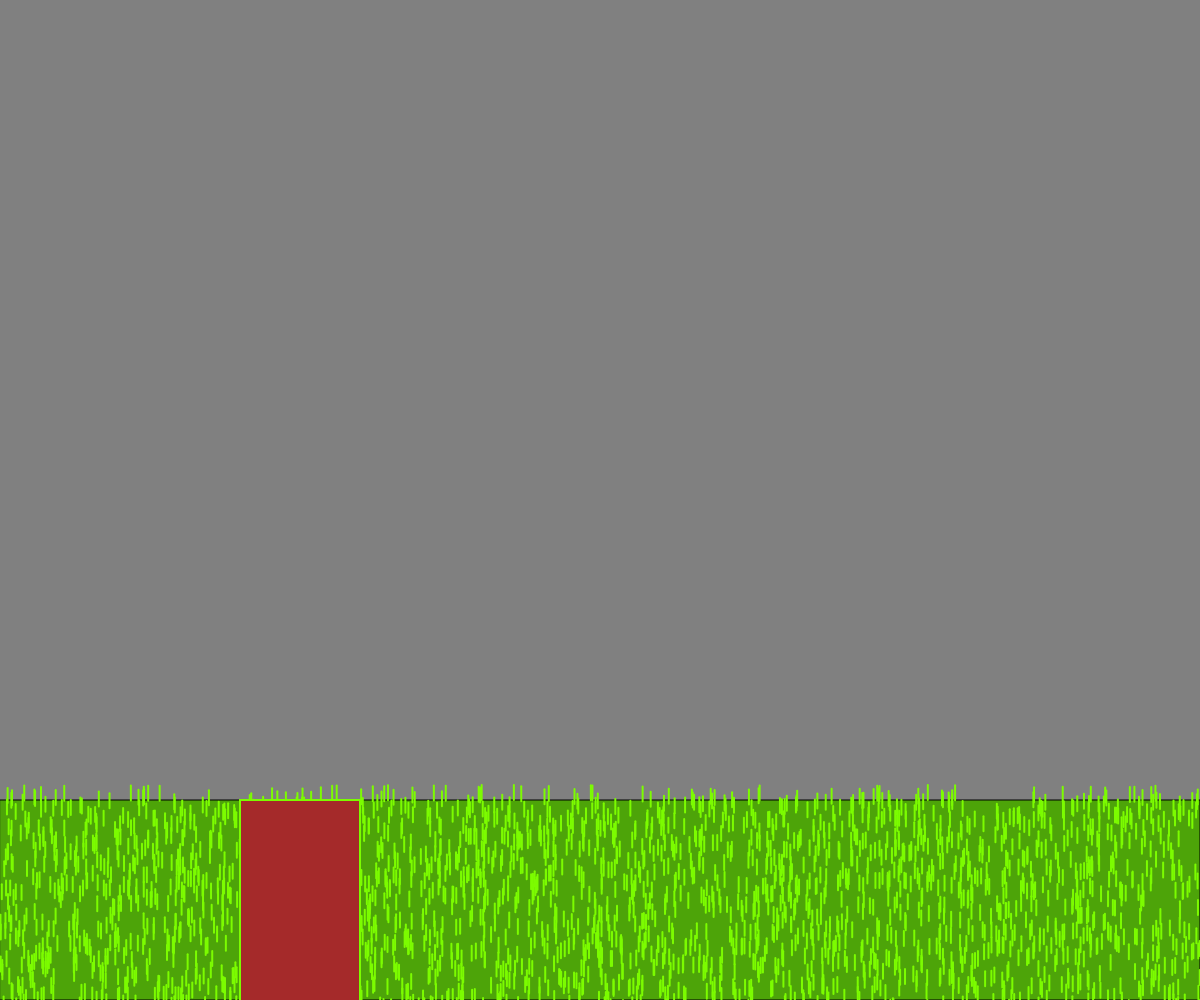
Frame 1 (no input)
Frame 60 (no input): identical to frame 1, image omitted
Frame 120 (the mouse pressed at the canvas centre since frame 60): identical to frame 1, image omitted

The p5.js sketch that drew this single still picture (run headless with seeded random() and noise() and a simulated clock; from frame 60 on, the mouse is pressed at the canvas centre):

// p5.js sketch
// ── sketch.js
// Interactive Scene
// Troy Honeywill
// 09/16/2025
//
// Extra for Experts:
// Interactive scene with mutiple scenes and inputs.
let charX 
let CharY
let sceneHeight
function setup() {
  createCanvas(windowWidth, windowHeight);
  drawScene();
}

function draw() {

  // drawCharacter();

}

// function drawCharacter(){ //draws the alian and ship with variations
// charX = width/2
// charY = height/2
// let size = 70;
// let shift = size /2;
// let leg = size*0.08
// let x = width/2
// let y = height/2
// strokeWeight(0);
// fill("#AAFFAA");
// rect(x - shift, y - shift, size, size,size,size,0,0);
// rect(x-shift, y + shift, leg *0.8,size*0.2);
// rect(x+ shift -(leg*0.8), y + shift, leg*0.8,size*0.2);
// strokeWeight(size*0.025);
// line(x - (shift/2.5), y + (shift/2.5),x + (shift/2.5),y + (shift/2.5));
// strokeWeight(0);
// fill("black");
// circle(x- (leg*3.5), y - (shift/30) ,leg);
// circle(x+ (leg*3.5), y - (shift/30) ,leg);
// }

function drawScene(){ //Draws the first scene
  background("grey");
sceneHeight = height;
drawGrass();
drawTrees();
}

function drawGrass(){ //Makes the grass base to the scene
let base = sceneHeight *0.8;
let grassX;
let grassY;
fill("#4DA409"); 
rect(0,base,width,height-base);;
stroke("#7CFC00");
strokeWeight(2);
for(let loop = 0; loop <= 2500; loop++){
  grassX = random(0,width);
  grassY = random(base-15,height);
  line(grassX,grassY,grassX,grassY+15);
}
}

function drawTrees(){
  let base = sceneHeight *0.8;
  let log =width *0.1;
  let leaves = width * 0.2;
  fill("brown")
  rect(width/5,base,log,base-50)
}
